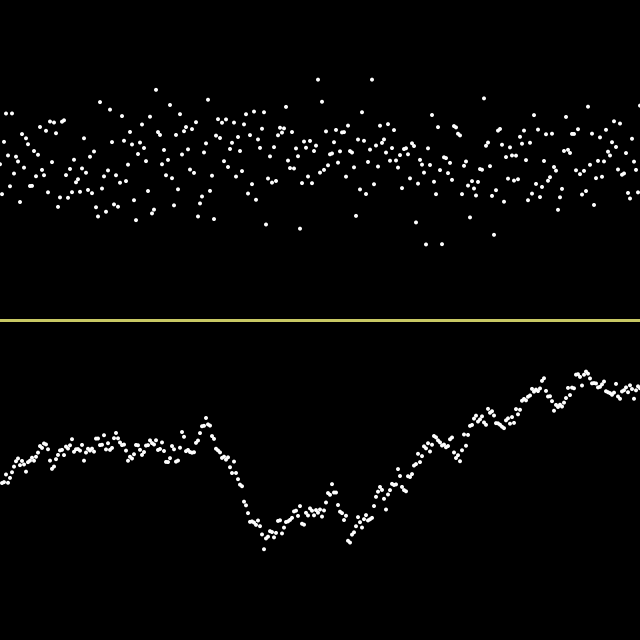
Frame 1 (no input)
Frame 60 (the mouse pressed at the canvas centre just before this capture): identical to frame 1, image omitted
Frame 120 (the mouse held since frame 60 and released just before this capture): identical to frame 1, image omitted

The Processing sketch that drew this single still picture (run headless with seeded random() and noise(); from frame 60 on, the mouse is pressed at the canvas centre):

// Processing sketch: GaussianWalks
// ── GaussianWalks.pde
//The Nature of Code modif 1.4 example to plot a gaussian var on Y axis, 
//evolving over time -- compared to Markov series where Y(n+1) = Y(n) +/- some gaussian


void setup()   // only want to draw once
{ 
  int timX = 0;
  float Yloc = 480;  // start pt for Markov series
  size(640, 640);
  background(0);
  while (timX < 641)
  {
    // gets a gaussian random number w/ mean of 0 and standard deviation of 1.0
    float yloc = randomGaussian();

    float sd = 30;                // standard deviation
    float mean = height/4;   // (middle of screen's top half)
    yloc = ( yloc * sd ) + mean;  // scale the gaussian by standard deviation and mean

    noStroke();
    fill(254);
    ellipse(timX, yloc, 4, 4);   // Draw small circle at "normal" random height
    timX += 2;

    // make the Markov series, Yloc starts @ 480, then goes up/down w/ gaussian*7

    Yloc += randomGaussian() * 7;
    ellipse(timX, Yloc, 4, 4);
    // draw horiz line at screen middle
    strokeWeight(2);
    stroke(200, 200, 100);  // dk yellow
    line(0, height/2, width, height/2);

  }
  //     println ("done it");
}

void draw() 
{
}
